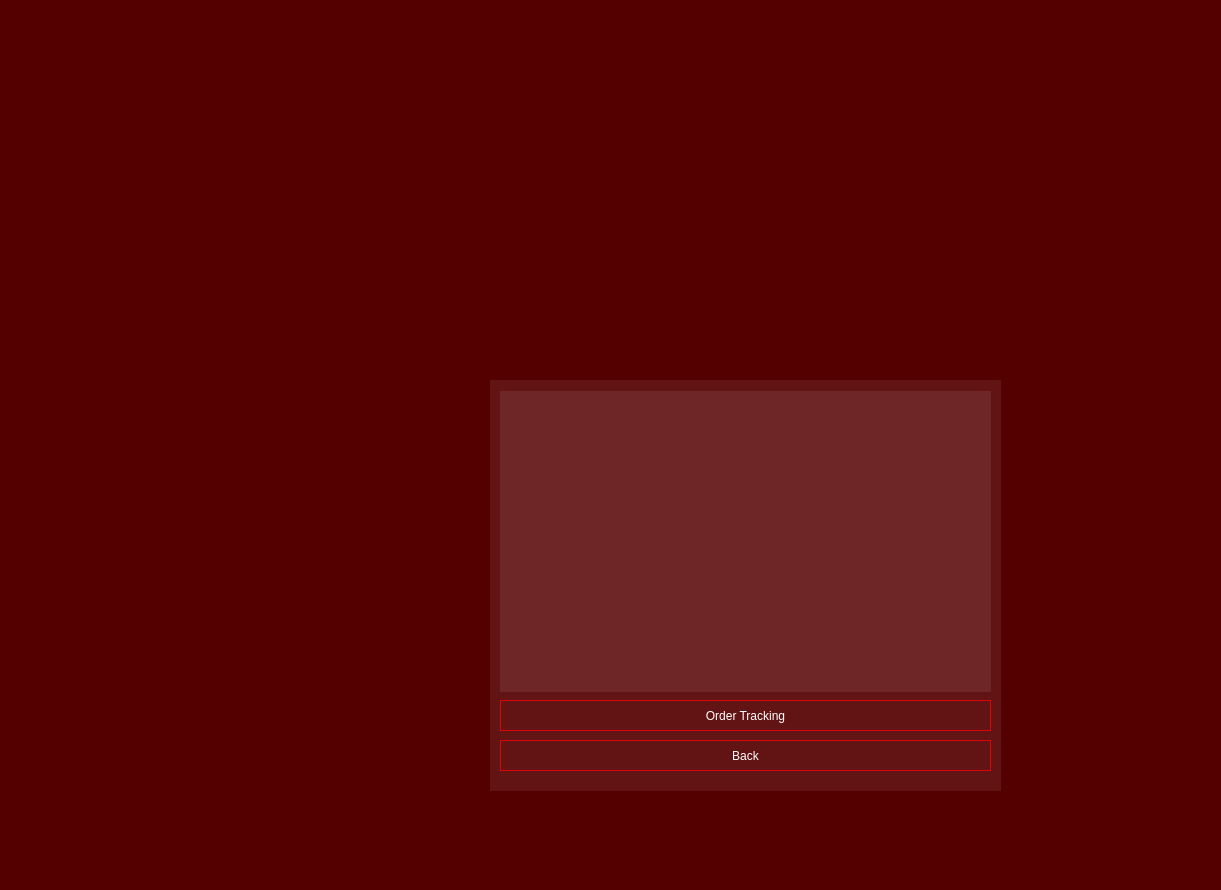
<?xml version="1.0" encoding="UTF-8"?>
<ui version="4.0">
 <class>order</class>
 <widget class="QWidget" name="order">
  <property name="geometry">
   <rect>
    <x>0</x>
    <y>0</y>
    <width>1221</width>
    <height>890</height>
   </rect>
  </property>
  <property name="windowTitle">
   <string>Form</string>
  </property>
  <property name="styleSheet">
   <string notr="true">background-color: rgb(85, 0, 0);</string>
  </property>
  <widget class="QWidget" name="widget" native="true">
   <property name="geometry">
    <rect>
     <x>490</x>
     <y>380</y>
     <width>511</width>
     <height>411</height>
    </rect>
   </property>
   <property name="styleSheet">
    <string notr="true">background-color: rgba(255,255,255,20);
border-top-right-radius: 0px;
border-bottom-right-radius: 0px;
border-bottom-left-radius: 0px;
border-top-left-radius: 0px;</string>
   </property>
   <widget class="QPushButton" name="back_button">
    <property name="geometry">
     <rect>
      <x>10</x>
      <y>360</y>
      <width>491</width>
      <height>31</height>
     </rect>
    </property>
    <property name="styleSheet">
     <string notr="true">color: rgb(255, 255, 255);
font: 700 16pt &quot;Segoe UI&quot;;
background-color: rgba(0,0,0,0);
border: none;
border-bottom: 1px solid rgba(255,0,0,200);
border-top: 1px solid rgba(255,0,0,200);
border-left: 1px solid rgba(255,0,0,200);
border-right: 1px solid rgba(255,0,0,200);
</string>
    </property>
    <property name="text">
     <string>Back</string>
    </property>
   </widget>
   <widget class="QPushButton" name="order_tracking_button">
    <property name="geometry">
     <rect>
      <x>10</x>
      <y>320</y>
      <width>491</width>
      <height>31</height>
     </rect>
    </property>
    <property name="styleSheet">
     <string notr="true">color: rgb(255, 255, 255);
font: 700 16pt &quot;Segoe UI&quot;;
background-color: rgba(0,0,0,0);
border: none;
border-bottom: 1px solid rgba(255,0,0,200);
border-top: 1px solid rgba(255,0,0,200);
border-left: 1px solid rgba(255,0,0,200);
border-right: 1px solid rgba(255,0,0,200);
</string>
    </property>
    <property name="text">
     <string>Order Tracking</string>
    </property>
   </widget>
   <widget class="QListWidget" name="bord_ListWidget">
    <property name="geometry">
     <rect>
      <x>10</x>
      <y>11</y>
      <width>491</width>
      <height>301</height>
     </rect>
    </property>
    <property name="styleSheet">
     <string notr="true">border-top-right-radius: 0px;
border-bottom-right-radius: 0px;
border-bottom-left-radius: 0px;
border-top-left-radius: 0px;</string>
    </property>
   </widget>
  </widget>
 </widget>
 <resources/>
 <connections/>
</ui>
